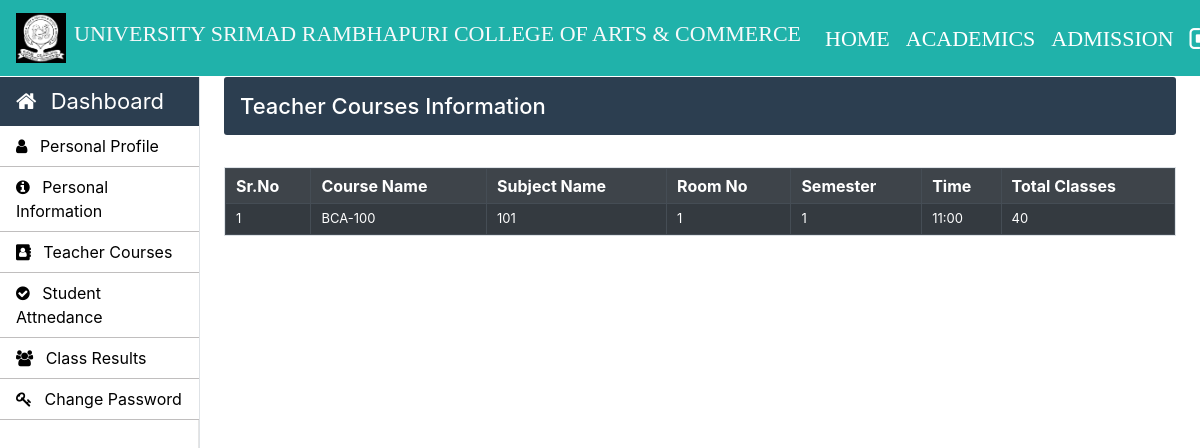
Page /Teacher/teacher-courses.php (signed in) on the committed database.
### tables this page shows
CREATE TABLE `teacher_courses` (
  `teacher_courses_id` int(11) NOT NULL,
  `course_code` varchar(10) NOT NULL,
  `semester` int(11) NOT NULL,
  `teacher_id` varchar(10) NOT NULL,
  `subject_code` varchar(10) NOT NULL,
  `assign_date` varchar(10) NOT NULL,
  `total_classes` int(11) NOT NULL
);

CREATE TABLE `time_table` (
  `id` int(11) NOT NULL,
  `course_code` varchar(10) NOT NULL,
  `semester` int(11) NOT NULL,
  `timing_from` varchar(10) NOT NULL,
  `timing_to` varchar(10) NOT NULL,
  `day` varchar(20) NOT NULL,
  `subject_code` varchar(20) NOT NULL,
  `room_no` int(11) NOT NULL
);

### Teacher/teacher-courses.php (the view, shortened to what this page needs)
 <?php
		require_once "../connection/connection.php";
	?>
<!doctype html>
<html lang="en">
	<head>
	</head>
	<body>
		<?php include('../common/common-header.php') ?>
		<?php include('../common/teacher-sidebar.php') ?>
		<main role="main" class="col-xl-10 col-lg-9 col-md-8 ml-sm-auto px-md-4 main-background mb-2 w-100">
			<div class="sub-main">
				<div class="text-center d-flex flex-wrap flex-md-nowrap pt-3 pb-2 mb-3 text-white admin-dashboard pl-3">
					<h4 class="">Teacher Courses Information</h4>
				</div>
				<div class="row">
					<div class="col-md-12">
						<section class="border mt-3">
							<table border="1" class="w-100 table-striped table-dark"cellpadding="5" >
								<tr>
									<th>Sr.No</th>
									<th>Course Name</th>
									<th>Subject Name</th>
									<th>Room No</th>
									<th>Semester</th>
									<th>Time</th>
									<th>Total Classes</th>
								</tr>
								<?php
								$sr_no=1;
								$teacher_email=$_SESSION['LoginTeacher'];
								$query1="select * from teacher_info where email='$teacher_email'";
								$run1=$run=mysqli_query($con,$query1);
								while($row=mysqli_fetch_array($run1)) {
									$teacher_id=$row["teacher_id"];
								}
								$query="select tc.teacher_id,tc.course_code,tc.subject_code,tc.semester,tc.total_classes,tt.room_no,tt.timing_to from teacher_courses tc inner join time_table tt on tc.subject_code=tt.subject_code where teacher_id='$teacher_id'";
								$run=mysqli_query($con,$query);
								while($row=mysqli_fetch_array($run)) {
									echo "<tr>";
									echo "<td>".$sr_no++ ."</td>";
									echo "<td>".$row["course_code"]."</td>";
									echo "<td>".$row["subject_code"]."</td>";
									echo "<td>".$row["room_no"]."</td>";
									echo "<td>".$row["semester"]."</td>";
									echo "<td>".$row["timing_to"]."</td>";
									echo "<td>".$row["total_classes"]."</td>";
									echo "</tr>";
								}
								?>
							</table>
						</section>
					</div>
				</div>
			</div>
		</main>
	</body>
</html>

### Css/style.css (style rules this page uses)
h4 { font-size: 22px; }
.admin-dashboard { margin-top: 1px !important; background: #2c3e50 !important; border-radius: 3px; }
.table-elements tr, td, th { font-size: 13px; border: 1px solid rgb(194, 193, 193); padding-left: 10px !important; }
.table-font-for-transcript td, th { font-size: 16px !important; }

### rows in the picture
teacher_courses: course_code "BCA-100", subject_code "101", time_table.room_no "1", semester "1", time_table.timing_to "11:00", total_classes "40"
